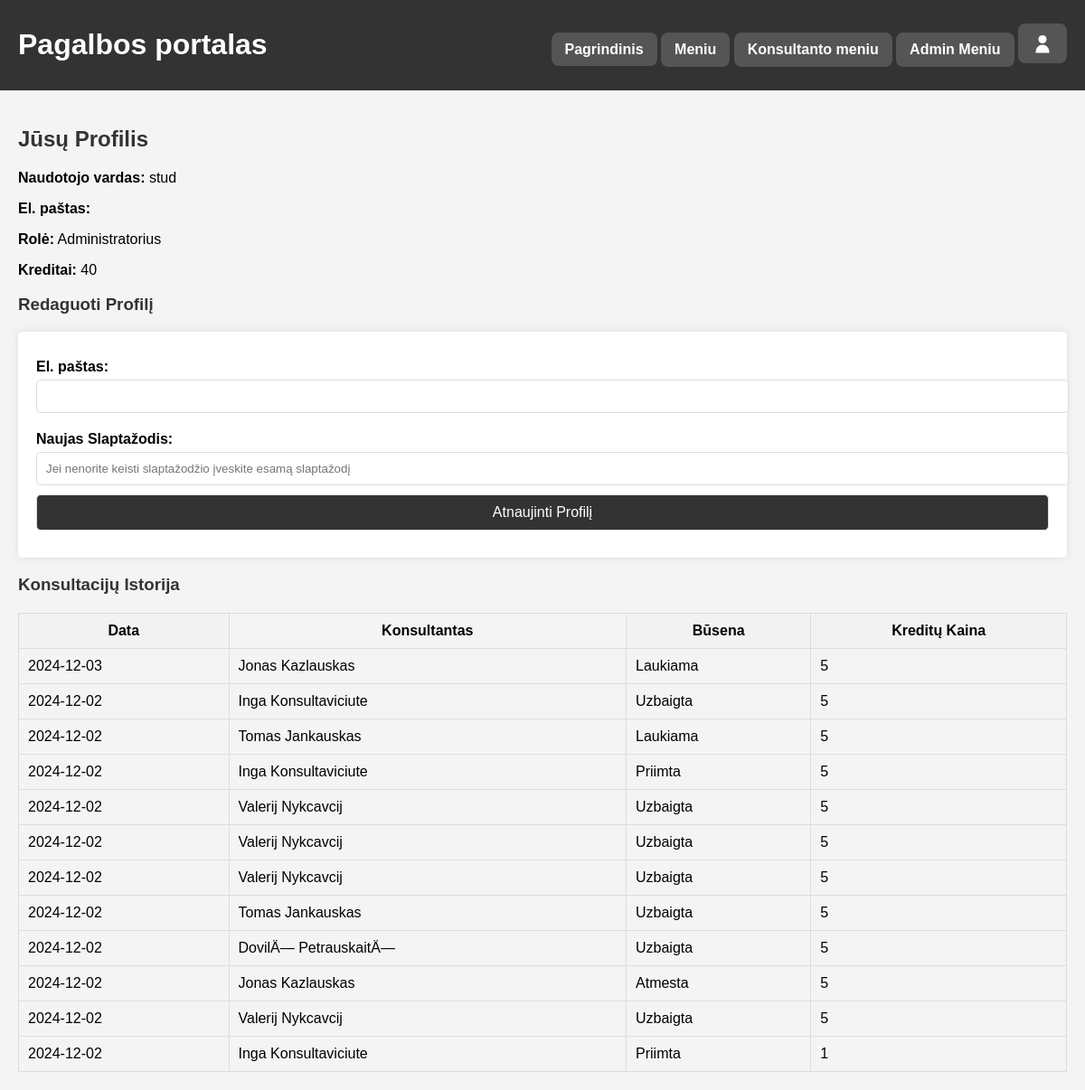
The app's page /profile.php (signed in) with its own data.
### tables this page shows
CREATE TABLE `User` (
  `UserID` int(10) UNSIGNED NOT NULL,
  `Username` varchar(50) NOT NULL,
  `Password` char(60) NOT NULL,
  `Role` enum('Unregistered','Registered','Consultant','Administrator') NOT NULL,
  `Credits` int(10) UNSIGNED DEFAULT '0',
  `Email` varchar(100) NOT NULL
);

CREATE TABLE `Consultation` (
  `ConsultationID` int(10) UNSIGNED NOT NULL,
  `UserID` int(10) UNSIGNED NOT NULL,
  `ConsultantID` int(10) UNSIGNED DEFAULT NULL,
  `Date` date NOT NULL,
  `Status` enum('Laukiama','Priimta','Atmesta','Uzbaigta') NOT NULL,
  `CreditCost` int(10) UNSIGNED DEFAULT '5',
  `ChatLog` text,
  `Rated` tinyint(1) DEFAULT '0'
);

CREATE TABLE `Consultant` (
  `ConsultantID` int(10) UNSIGNED NOT NULL,
  `UserID` int(10) UNSIGNED NOT NULL,
  `Name` varchar(100) NOT NULL,
  `Rating` float UNSIGNED DEFAULT '0',
  `Status` enum('Prisijunges','Uzimtas','Atsijunges') NOT NULL,
  `RatingCount` int(11) NOT NULL DEFAULT '0'
);

### profile.php (the view, shortened to what this page needs)
<?php
include 'includes/db.php';
include 'includes/header.php';
$user_id = $_SESSION['user_id'];
function translateRole($role) {
    switch ($role) {
        case 'Administrator':
            return 'Administratorius';
    }
}
$stmt = $pdo->prepare("SELECT Username, Email, Role, Credits FROM User WHERE UserID = ?");
$stmt->execute([$user_id]);
$user = $stmt->fetch();
$consultationsStmt = $pdo->prepare("
    SELECT c.ConsultationID, c.Date, c.Status, cons.Name as ConsultantName, c.CreditCost
    FROM Consultation c
    JOIN Consultant cons ON c.ConsultantID = cons.ConsultantID
    WHERE c.UserID = ?
    ORDER BY c.Date DESC
");
$consultationsStmt->execute([$user_id]);
$consultations = $consultationsStmt->fetchAll();
?>
<!DOCTYPE html>
<html lang="lt">
<head>
    <link rel="stylesheet" href="styles.css">
</head>
<body>
<main>
    <h2>Jūsų Profilis</h2>
    <div class="profile-section">
        <p><strong>Naudotojo vardas:</strong> <?= htmlspecialchars($user['Username']) ?></p>
        <p><strong>El. paštas:</strong> <?= htmlspecialchars($user['Email']) ?></p>
        <p><strong>Rolė:</strong> <?= htmlspecialchars(translateRole($user['Role'])) ?></p>
        <p><strong>Kreditai:</strong> <?= htmlspecialchars($user['Credits']) ?></p>
        <h3>Redaguoti Profilį</h3>
        <form method="POST" action="profile.php">
            <label for="email">El. paštas:</label>
            <input type="email" id="email" name="email" value="<?= htmlspecialchars($user['Email']) ?>" required>
            <label for="password">Naujas Slaptažodis:</label>
            <input type="password" id="password" name="password" placeholder="Jei nenorite keisti slaptažodžio įveskite esamą slaptažodį">
            <button type="submit" name="update_profile">Atnaujinti Profilį</button>
        </form>
    </div>
    <h3>Konsultacijų Istorija</h3>
    <?php if ($consultations): ?>
        <table style="width: 100%; border-collapse: collapse; margin-top: 20px; border: 1px solid #ddd;">
            <thead>
                <tr>
                    <th style="border: 1px solid #ddd; padding: 10px; background-color: #f2f2f2;">Data</th>
                    <th style="border: 1px solid #ddd; padding: 10px; background-color
                    <th style="border: 1px solid #ddd; padding: 10px; background-color: #f2f2f2;">Konsultantas</th>
                    <th style="border: 1px solid #ddd; padding: 10px; background-color: #f2f2f2;">Būsena</th>
                    <th style="border: 1px solid #ddd; padding: 10px; background-color: #f2f2f2;">Kreditų Kaina</th>
                </tr>
            </thead>
            <tbody>
                <?php foreach ($consultations as $consultation): ?>
                    <tr>
                        <td style="border: 1px solid #ddd; padding: 10px;"><?= htmlspecialchars($consultation['Date']) ?></td>
                        <td style="border: 1px solid #ddd; padding: 10px;"><?= htmlspecialchars($consultation['ConsultantName']) ?></td>
                        <td style="border: 1px solid #ddd; padding: 10px;"><?= htmlspecialchars($consultation['Status']) ?></td>
                        <td style="border: 1px solid #ddd; padding: 10px;"><?= htmlspecialchars($consultation['CreditCost']) ?></td>
                    </tr>
                <?php endforeach; ?>
            </tbody>
        </table>
    <?php else: ?>
        <p>Neturite konsultacijų istorijos.</p>
    <?php endif; ?>
</main>
</body>
</html>

### styles.css (style rules this page uses)
body, html { margin: 0; padding: 0; height: 100%; font-family: Arial, sans-serif; display: flex; flex-direction: column; }
body { background-color: #f4f4f4; display: flex; flex-direction: column; min-height: 100vh; }
h2, h3, h4 { color: #333; }
main { flex: 1; padding: 20px; box-sizing: border-box; overflow-y: auto; width: 100%; max-width: 1600px; margin: 0 auto; }
form { background-color: #fff; padding: 20px; border-radius: 5px; box-shadow: 0 0 10px rgba(0, 0, 0, 0.1); }
form label { display: block; margin: 10px 0 5px; font-weight: bold; }
form input, form select, form button { width: 100%; padding: 10px; margin-bottom: 10px; border-radius: 5px; border: 1px solid #ddd; }
button { background-color: var(--button-bg-color, #333); color: #fff; border: none; cursor: pointer; padding: 10px; border-radius: 5px; font-size: 16px; transition: background-color 0.3s; }

### records on screen
user: Username "stud", Credits "40"
consultation: Date "2024-12-03", ConsultantID.Name "Jonas Kazlauskas", Status "Laukiama", CreditCost "5"
consultation: Date "2024-12-02", ConsultantID.Name "Inga Konsultaviciute", Status "Uzbaigta", CreditCost "5"
consultation: Date "2024-12-02", ConsultantID.Name "Tomas Jankauskas", Status "Laukiama", CreditCost "5"
consultation: Date "2024-12-02", ConsultantID.Name "Inga Konsultaviciute", Status "Priimta", CreditCost "5"
consultation: Date "2024-12-02", ConsultantID.Name "Valerij Nykcavcij", Status "Uzbaigta", CreditCost "5"
consultation: Date "2024-12-02", ConsultantID.Name "Valerij Nykcavcij", Status "Uzbaigta", CreditCost "5"
consultation: Date "2024-12-02", ConsultantID.Name "Valerij Nykcavcij", Status "Uzbaigta", CreditCost "5"
consultation: Date "2024-12-02", ConsultantID.Name "Tomas Jankauskas", Status "Uzbaigta", CreditCost "5"
consultation: Date "2024-12-02", ConsultantID.Name "DovilÄ— PetrauskaitÄ—", Status "Uzbaigta", CreditCost "5"
consultation: Date "2024-12-02", ConsultantID.Name "Jonas Kazlauskas", Status "Atmesta", CreditCost "5"
consultation: Date "2024-12-02", ConsultantID.Name "Valerij Nykcavcij", Status "Uzbaigta", CreditCost "5"
consultation: Date "2024-12-02", ConsultantID.Name "Inga Konsultaviciute", Status "Priimta", CreditCost "1"
